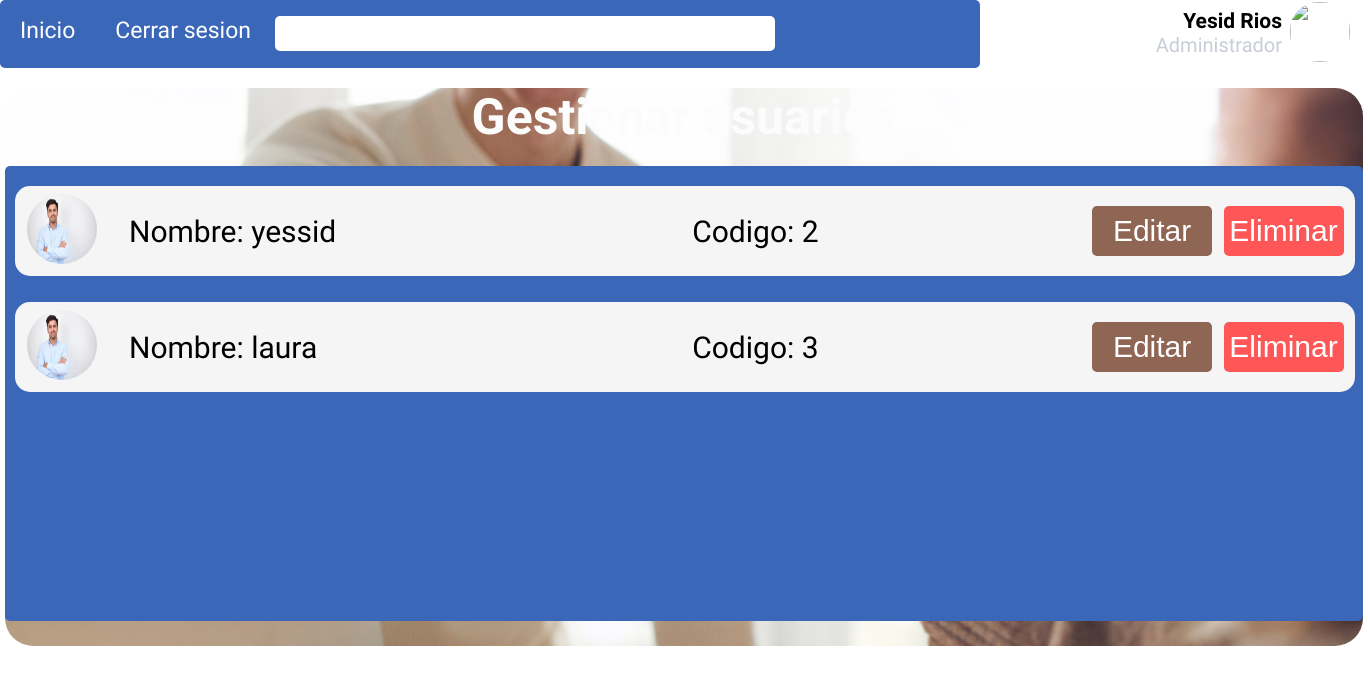
Before: /admin/dashboard/usuarios/listar with the older database file.
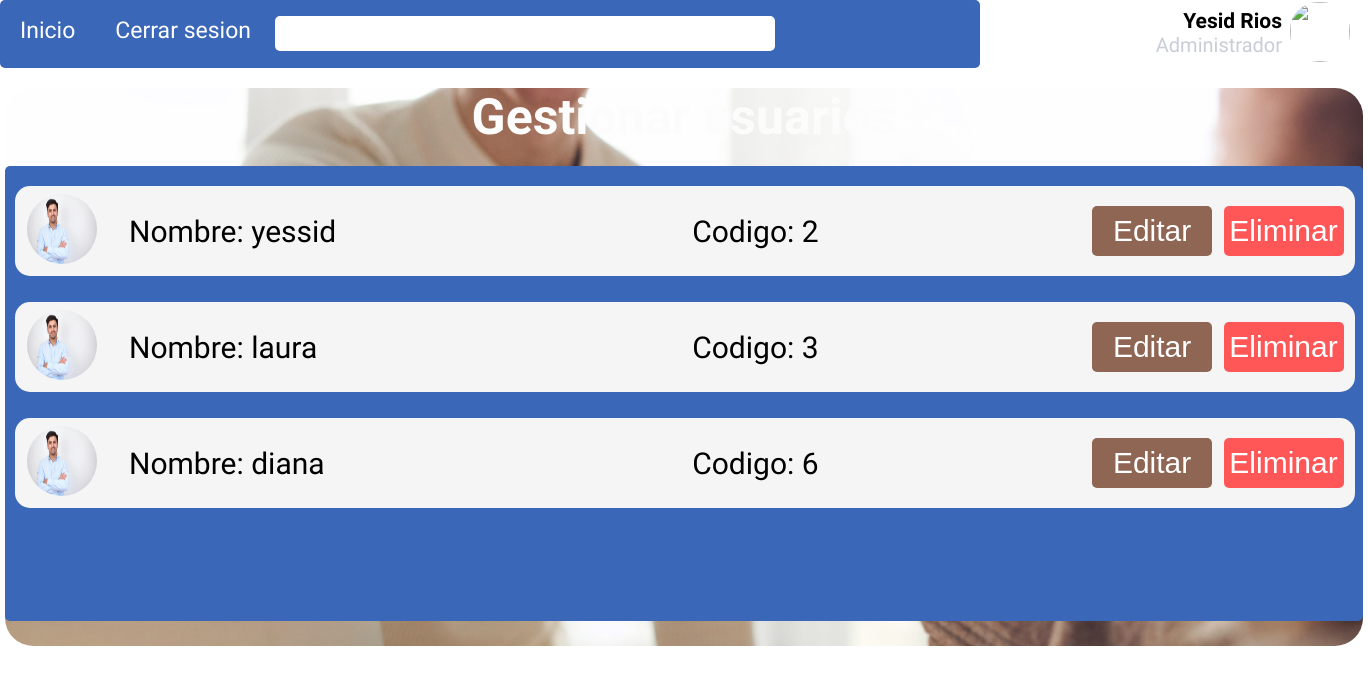
After: the same page with the newer database file.
### tables this page shows
CREATE TABLE usuario (idusuario INTEGER PRIMARY KEY AUTOINCREMENT, nombre TEXT, user TEXT NOT NULL, password VARCHAR NOT NULL, email TEXT NOT NULL, rol TEXT);

### app.py (the view)
@app.route("/admin/dashboard/usuarios/listar", methods=["GET", "POST"])
def usuario_listar():
    if request.method == 'GET':
        try:
            with sqlite3.connect('dbh.db') as con:
                con.row_factory = sqlite3.Row
                cur = con.cursor()
                cur.execute("SELECT * FROM usuario WHERE rol IS NULL")
                row = cur.fetchall()
                if row is None:
                    print('No hay registros')
                return render_template ('gestionarusuario.html', row=row, nombre=log.nombre)
        except Error:
            print(Error)
    return render_template ("gestionarusuario.html", nombre=log.nombre)

### templates/gestionarusuario.html (shortened to what this page needs)
<!DOCTYPE html>
<html lang="en">
<head>
    <link rel="stylesheet" href="{{url_for('static',filename='css/gestionarusuarios.css')}}">
</head>
<body>
    <header>
        <div class="dash_container">
            <div class="menu_dashboard">
                <ul>
                    <li><a href="/"> Inicio</a></li>
                    <li><a href="/">Cerrar sesion</a></li>
                </ul>
                <input type="search" name="searchadmin" id="searchadmin">
            </div>
            <div class="menu_dash_nombre">
                <h1>Yesid Rios</h1>
                <P>Administrador</P>
            </div>
            <div class="menu_dashimg">
                <img src="/static/img/pexels-rodnae-productions-7821936.jpg" alt="" id="imgadmin">
            </div>
        </div>
    </header>
    <section>
        <div class="container_gestionusuario">
            <div class="fondo">
                <div class="titulo">
                    <h1> Gestionar usuarios</h1>
                </div>
                <div class="fondo_azul">
                    {% for r in row %}
                    <div class="elementos_user">
                        <table style="width: 100%; text-align: left">
                            <tr>
                                <td style="width: 5%;"><img src="/static/img/joven-confiado_1098-20868.webp" alt=""></td>
                                <td style="width: 40%;"><p class="nombre">Nombre: {{ r["nombre"] }}</p></td>
                                <td><p class="codigo">Codigo: {{ r["idusuario"] }}</p></td>
                                <td style="width: 10%; padding-left: 0.5%;"><a href="/admin/dashboard/usuarios/editar"><input type="button" value="Editar" id="Editar"></a></td>
                                <td style="width: 10%; padding-left: 0.25%;"><a href="/admin/dashboard/usuarios/delete"><input type="button" value="Eliminar" id="Eliminar"></a></td>
                            </tr>
                        </table>
                    </div>
                    {% endfor%}
                </div>
            </div>
        </div>
    </section>
</body>
</html>

Changed rows visible on the page:
added usuario: nombre "diana", idusuario "6"
